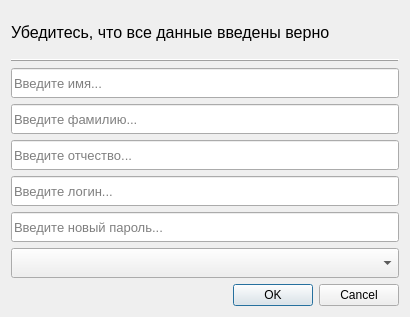
<?xml version="1.0" encoding="UTF-8"?>
<ui version="4.0">
 <class>EmployeeWindow</class>
 <widget class="QDialog" name="EmployeeWindow">
  <property name="geometry">
   <rect>
    <x>0</x>
    <y>0</y>
    <width>410</width>
    <height>317</height>
   </rect>
  </property>
  <property name="windowTitle">
   <string>Изменение сотрудника</string>
  </property>
  <property name="windowIcon">
   <iconset>
    <normaloff>../icons/identification (1).png</normaloff>../icons/identification (1).png</iconset>
  </property>
  <layout class="QGridLayout" name="gridLayout">
   <item row="6" column="1">
    <widget class="QLineEdit" name="linePassword">
     <property name="minimumSize">
      <size>
       <width>0</width>
       <height>30</height>
      </size>
     </property>
     <property name="font">
      <font>
       <pointsize>10</pointsize>
      </font>
     </property>
     <property name="echoMode">
      <enum>QLineEdit::Password</enum>
     </property>
     <property name="placeholderText">
      <string>Введите новый пароль...</string>
     </property>
    </widget>
   </item>
   <item row="0" column="1">
    <widget class="QLabel" name="label">
     <property name="sizePolicy">
      <sizepolicy hsizetype="Expanding" vsizetype="Preferred">
       <horstretch>0</horstretch>
       <verstretch>0</verstretch>
      </sizepolicy>
     </property>
     <property name="font">
      <font>
       <pointsize>12</pointsize>
      </font>
     </property>
     <property name="text">
      <string>Убедитесь, что все данные введены верно</string>
     </property>
     <property name="textFormat">
      <enum>Qt::AutoText</enum>
     </property>
     <property name="margin">
      <number>0</number>
     </property>
    </widget>
   </item>
   <item row="1" column="1">
    <widget class="Line" name="line">
     <property name="sizePolicy">
      <sizepolicy hsizetype="Expanding" vsizetype="Fixed">
       <horstretch>0</horstretch>
       <verstretch>0</verstretch>
      </sizepolicy>
     </property>
     <property name="frameShadow">
      <enum>QFrame::Raised</enum>
     </property>
     <property name="orientation">
      <enum>Qt::Horizontal</enum>
     </property>
    </widget>
   </item>
   <item row="2" column="1">
    <widget class="QLineEdit" name="lineFirstName">
     <property name="minimumSize">
      <size>
       <width>0</width>
       <height>30</height>
      </size>
     </property>
     <property name="font">
      <font>
       <pointsize>10</pointsize>
      </font>
     </property>
     <property name="placeholderText">
      <string>Введите имя...</string>
     </property>
    </widget>
   </item>
   <item row="4" column="1">
    <widget class="QLineEdit" name="linePatronymic">
     <property name="minimumSize">
      <size>
       <width>0</width>
       <height>30</height>
      </size>
     </property>
     <property name="font">
      <font>
       <pointsize>10</pointsize>
      </font>
     </property>
     <property name="placeholderText">
      <string>Введите отчество...</string>
     </property>
    </widget>
   </item>
   <item row="7" column="1">
    <widget class="QComboBox" name="comboActive">
     <property name="minimumSize">
      <size>
       <width>0</width>
       <height>30</height>
      </size>
     </property>
     <property name="font">
      <font>
       <pointsize>10</pointsize>
      </font>
     </property>
     <property name="currentIndex">
      <number>-1</number>
     </property>
     <item>
      <property name="text">
       <string>Не действует</string>
      </property>
     </item>
     <item>
      <property name="text">
       <string>Действует</string>
      </property>
     </item>
    </widget>
   </item>
   <item row="3" column="1">
    <widget class="QLineEdit" name="lineSurname">
     <property name="minimumSize">
      <size>
       <width>0</width>
       <height>30</height>
      </size>
     </property>
     <property name="font">
      <font>
       <pointsize>10</pointsize>
      </font>
     </property>
     <property name="placeholderText">
      <string>Введите фамилию...</string>
     </property>
    </widget>
   </item>
   <item row="5" column="1">
    <widget class="QLineEdit" name="lineLogin">
     <property name="minimumSize">
      <size>
       <width>0</width>
       <height>30</height>
      </size>
     </property>
     <property name="font">
      <font>
       <pointsize>10</pointsize>
      </font>
     </property>
     <property name="placeholderText">
      <string>Введите логин...</string>
     </property>
    </widget>
   </item>
   <item row="8" column="1">
    <widget class="QDialogButtonBox" name="buttonBox">
     <property name="orientation">
      <enum>Qt::Horizontal</enum>
     </property>
     <property name="standardButtons">
      <set>QDialogButtonBox::Cancel|QDialogButtonBox::Ok</set>
     </property>
    </widget>
   </item>
  </layout>
 </widget>
 <tabstops>
  <tabstop>lineFirstName</tabstop>
  <tabstop>lineSurname</tabstop>
  <tabstop>linePatronymic</tabstop>
  <tabstop>lineLogin</tabstop>
  <tabstop>linePassword</tabstop>
  <tabstop>comboActive</tabstop>
 </tabstops>
 <resources/>
 <connections>
  <connection>
   <sender>buttonBox</sender>
   <signal>accepted()</signal>
   <receiver>EmployeeWindow</receiver>
   <slot>changeEmployee()</slot>
   <hints>
    <hint type="sourcelabel">
     <x>248</x>
     <y>254</y>
    </hint>
    <hint type="destinationlabel">
     <x>157</x>
     <y>274</y>
    </hint>
   </hints>
  </connection>
  <connection>
   <sender>buttonBox</sender>
   <signal>rejected()</signal>
   <receiver>EmployeeWindow</receiver>
   <slot>reject()</slot>
   <hints>
    <hint type="sourcelabel">
     <x>316</x>
     <y>260</y>
    </hint>
    <hint type="destinationlabel">
     <x>286</x>
     <y>274</y>
    </hint>
   </hints>
  </connection>
 </connections>
 <slots>
  <slot>changeEmployee()</slot>
 </slots>
</ui>
